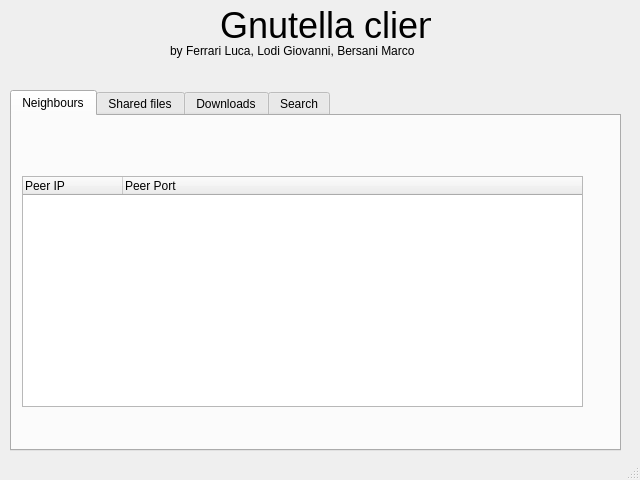
<?xml version="1.0" encoding="UTF-8"?>
<ui version="4.0">
 <class>MainWindow</class>
 <widget class="QMainWindow" name="MainWindow">
  <property name="geometry">
   <rect>
    <x>0</x>
    <y>0</y>
    <width>640</width>
    <height>480</height>
   </rect>
  </property>
  <property name="windowTitle">
   <string>MainWindow</string>
  </property>
  <widget class="QWidget" name="centralwidget">
   <widget class="QLabel" name="label">
    <property name="geometry">
     <rect>
      <x>220</x>
      <y>10</y>
      <width>211</width>
      <height>31</height>
     </rect>
    </property>
    <property name="font">
     <font>
      <pointsize>27</pointsize>
     </font>
    </property>
    <property name="text">
     <string>Gnutella client</string>
    </property>
   </widget>
   <widget class="QLabel" name="label_2">
    <property name="geometry">
     <rect>
      <x>170</x>
      <y>40</y>
      <width>291</width>
      <height>21</height>
     </rect>
    </property>
    <property name="text">
     <string>by Ferrari Luca, Lodi Giovanni, Bersani Marco</string>
    </property>
   </widget>
   <widget class="QTabWidget" name="tabWidget">
    <property name="geometry">
     <rect>
      <x>10</x>
      <y>90</y>
      <width>611</width>
      <height>361</height>
     </rect>
    </property>
    <property name="currentIndex">
     <number>0</number>
    </property>
    <widget class="QWidget" name="tab">
     <attribute name="title">
      <string>Neighbours</string>
     </attribute>
     <widget class="QTreeWidget" name="peersTreeWidget">
      <property name="geometry">
       <rect>
        <x>10</x>
        <y>60</y>
        <width>561</width>
        <height>231</height>
       </rect>
      </property>
      <column>
       <property name="text">
        <string>Peer IP</string>
       </property>
      </column>
      <column>
       <property name="text">
        <string>Peer Port</string>
       </property>
      </column>
     </widget>
    </widget>
    <widget class="QWidget" name="tab_2">
     <attribute name="title">
      <string>Shared files</string>
     </attribute>
     <widget class="QListWidget" name="sharedFilesListWidget">
      <property name="geometry">
       <rect>
        <x>10</x>
        <y>20</y>
        <width>581</width>
        <height>301</height>
       </rect>
      </property>
     </widget>
    </widget>
    <widget class="QWidget" name="tab_3">
     <attribute name="title">
      <string>Downloads</string>
     </attribute>
    </widget>
    <widget class="QWidget" name="tab_4">
     <attribute name="title">
      <string>Search</string>
     </attribute>
     <widget class="QLabel" name="label_3">
      <property name="geometry">
       <rect>
        <x>20</x>
        <y>20</y>
        <width>131</width>
        <height>16</height>
       </rect>
      </property>
      <property name="text">
       <string>File name to search:</string>
      </property>
     </widget>
     <widget class="QLineEdit" name="searchLineEdit">
      <property name="geometry">
       <rect>
        <x>160</x>
        <y>20</y>
        <width>321</width>
        <height>22</height>
       </rect>
      </property>
     </widget>
     <widget class="QPushButton" name="searchBtn">
      <property name="geometry">
       <rect>
        <x>490</x>
        <y>20</y>
        <width>101</width>
        <height>21</height>
       </rect>
      </property>
      <property name="text">
       <string>Search!</string>
      </property>
     </widget>
     <widget class="QTreeWidget" name="resultsTreeWidget">
      <property name="geometry">
       <rect>
        <x>10</x>
        <y>70</y>
        <width>581</width>
        <height>231</height>
       </rect>
      </property>
      <column>
       <property name="text">
        <string>Filename</string>
       </property>
      </column>
      <column>
       <property name="text">
        <string>Peer IP</string>
       </property>
      </column>
      <column>
       <property name="text">
        <string>Peer Port</string>
       </property>
      </column>
     </widget>
     <widget class="QLabel" name="label_4">
      <property name="geometry">
       <rect>
        <x>10</x>
        <y>300</y>
        <width>241</width>
        <height>20</height>
       </rect>
      </property>
      <property name="font">
       <font>
        <pointsize>11</pointsize>
       </font>
      </property>
      <property name="text">
       <string>Double click on a file to download it</string>
      </property>
     </widget>
    </widget>
   </widget>
  </widget>
  <widget class="QStatusBar" name="statusbar"/>
 </widget>
 <resources/>
 <connections/>
</ui>
